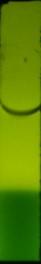
%> input picture altGelbFilterEineKüvette.jpg, 41 x 264 px
$ octave --eval "result = houghAlgo(imread('altGelbFilterEineKüvette.jpg'));"   (GNU Octave 9; MATLAB toolbox functions it lacks are replaced by stand-ins)
%> lines starting %> are read from the running program, lines starting %| are printed output that depends on the picture; in (x1, y1, x2, y2) boxes, pixels count from 0 and x2, y2 are one past the last pixel; in counts of white or black regions, pixels touching at a corner belong together; the program's own positions count from 1
function [calculatedHeight] = houghAlgo(RGB)
    [rows, columns, numberOfColorChannels] = size(RGB);
    %figure, hold on;
    %converting image to BW
    %RGB= imread("altGelbFilterEineKüvette.jpg");

    %X = imread('altGelbFilterEineKüvette.jpg');

    X = RGB;
    R = X(:,:,1);
    %figure, hold on, imshow(R);
    %image(R), colormap([[0:1/255:1]', zeros(256,1), zeros(256,1)]), colorbar;
    %%%imshow(R); figure;

    Img2 = R;
    %Img2 = imbinarize(Img2);
    BW = imcomplement(Img2);
    %figure, hold on, imshow(BW);
    %BW = Img2;
    %%%imshow(BW);
    Bimage = im2bw(Img2, 0.55); %%0.8 interessant
    Bimage = imcomplement(Bimage);
    %figure, hold on, imshow(Bimage);
    BW = edge(Bimage,'prewitt');
    %figure, hold on, imshow(Bimage);
    point = 2;
    %%%imshow(Bimage);
    %figure;
    %%
    [H, theta, rho] = hough(BW);
    %imshow(imadjust(rescale(H)),'XData',theta,'YData',rho, 'InitialMagnification','fit');
    %axis on, axis normal, hold on;
    %colormap(gca,hot);

    %%
    %applying threshold to find points on lines
    P = houghpeaks(H,100,'threshold',ceil(0.2*max(H(:))));
    x = theta(P(:,2));
    y = rho(P(:,1));
    lines = houghlines(BW, theta, rho, P, 'FillGap',3,'MinLength',4);
    figure, imshow(RGB), hold on;
    max_len = 0;
    calculatedHeight = 0;
    countedHeightPoints = 0;
    for k = 1:length(lines)
        xy = [lines(k).point1; lines(k).point2];

        % Plot beginnings and ends of lines

        y1 = xy(1,2);
        y2 = xy(2,2);
        lineFocusWeight = (y1 + y2)/2;
        plot(xy(:,1),xy(:,2),'LineWidth',2);
        if (lineFocusWeight < (0.85 * rows) && lineFocusWeight > (0.25) * rows)
            calculatedHeight = calculatedHeight + lineFocusWeight;
            countedHeightPoints = countedHeightPoints + 1;
            plot(xy(:,1),xy(:,2),'LineWidth',2);
        end

        plot(xy(1,1),xy(1,2),'x','LineWidth',2,'Color','yellow');
        plot(xy(2,1),xy(2,2),'x','LineWidth',2,'Color', 'red');

        len = norm(lines(k).point1 - lines(k).point2);
       if ( len > max_len)
          max_len = len;
          xy_long = xy;
       end
    end

    if(calculatedHeight > 0)
        calculatedHeight = calculatedHeight / countedHeightPoints;
    end
end
%> in houghAlgo, X is the input picture: size 264x41x3 uint8; mean R, G, B 90.1, 132.8, 1.4
%> in houghAlgo, `R = X(:,:,1);`:
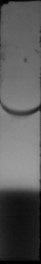
%> R: size 264x41 uint8; min 0, max 157, mean 90.1
%> in houghAlgo, `BW = imcomplement(Img2);`:
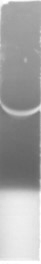
%> BW: size 264x41 uint8; min 98, max 255, mean 164.9
%> in houghAlgo, `Bimage = im2bw(Img2, 0.55);`:
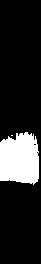
%> Bimage: size 264x41 logical; 16.2% white; 2 white regions (1 under 20 px), largest, box (x1, y1, x2, y2) and area: (0, 132, 39, 185) 1751
%> in houghAlgo, `BW = edge(Bimage,'prewitt');`:
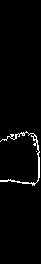
%> BW: size 264x41 logical; 2.2% white in thin lines or dots, all inside (x1, y1, x2, y2) = (0, 131, 40, 186)
%> in houghAlgo, `[H, theta, rho] = hough(BW);`:
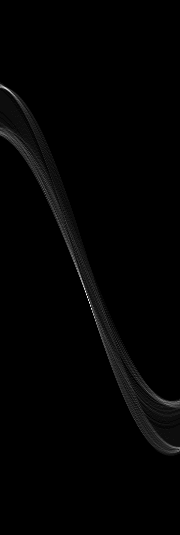
%> H: size 535x180 double; min 0, max 38, mean 0.4; drawn with min black and max white
%> in houghAlgo, `[H, theta, rho] = hough(BW);`: theta = 180 values from -90 to 89; rho = 535 values from -267 to 267
%> in houghAlgo, `P = houghpeaks(H,100,'threshold',ceil(0.2*max(H(:))));`: P = 100 rows, first 12: [292 86; 303 90; 90 8; 88 5; 284 83; 312 93; 321 96; 92 11; 277 81; 87 2; 96 15; 269 78]
%> in houghAlgo, `x = theta(P(:,2));`: x = 100 values, max 88 at index 18, min -89 at index 10, mean -4.19
%> in houghAlgo, `y = rho(P(:,1));`: y = 100 values, max 181 at index 19, min -181 at index 10, mean 10.77
%> in houghAlgo, `lines = houghlines(BW, theta, rho, P, 'FillGap',3,'MinLength',4);`: lines = 108 lines; longest, point1 to point2 (x, y): (39, 146) to (39, 181), (3, 181) to (35, 185), (12, 182) to (36, 184), (38, 154) to (40, 177), (6, 181) to (28, 184), (39, 160) to (39, 181)
%> the loop in houghAlgo, `for k = 1:length(lines)` made 108 passes
%> (y1, y2, lineFocusWeight, calculatedHeight, len, max_len, xy_long) on passes 1 to 3: (137, 150, 143.5, 143.5, 13.04, 13.04, [37 137; 38 150]), (154, 177, 165.5, 309, 23.09, 23.09, [38 154; 40 177]), (146, 181, 163.5, 472.5, 35, 35, [39 146; 39 181])
%> (xy, y1, y2, lineFocusWeight, calculatedHeight, len) on passes 4 to 9: ([3 181; 35 185], 181, 185, 183, 655.5, 32.25), ([1 181; 8 182], 181, 182, 181.5, 837, 7.07), ([12 182; 36 184], 182, 184, 183, 1020, 24.08), ([36 136; 37 143], 136, 143, 139.5, 1159.5, 7.07), ([38 146; 38 150], 146, 150, 148, 1307.5, 4), ([39 153; 40 167], 153, 167, 160, 1467.5, 14.04)
%> after the loop in houghAlgo, `for k = 1:length(lines)`: calculatedHeight = 16535.5; countedHeightPoints = 108
%> in houghAlgo, `calculatedHeight = calculatedHeight / countedHeightPoints;`: calculatedHeight = 153.1
%> `result = houghAlgo(imread('altGelbFilterEineKüvette.jpg'));`:
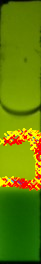
%> figure redrawn from the program's plot data

$ run again, on gelb_adjust.jpg
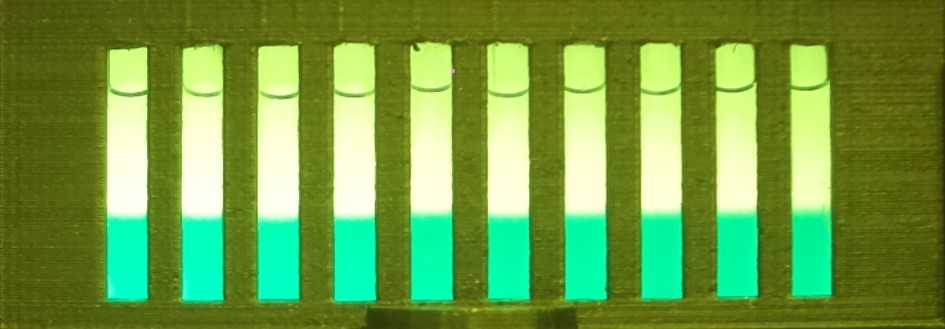
%> input picture gelb_adjust.jpg, 945 x 329 px
%> in houghAlgo, X is the input picture: size 329x945x3 uint8; mean R, G, B 113, 155.4, 69.7
%> in houghAlgo, `Bimage = im2bw(Img2, 0.55);`:
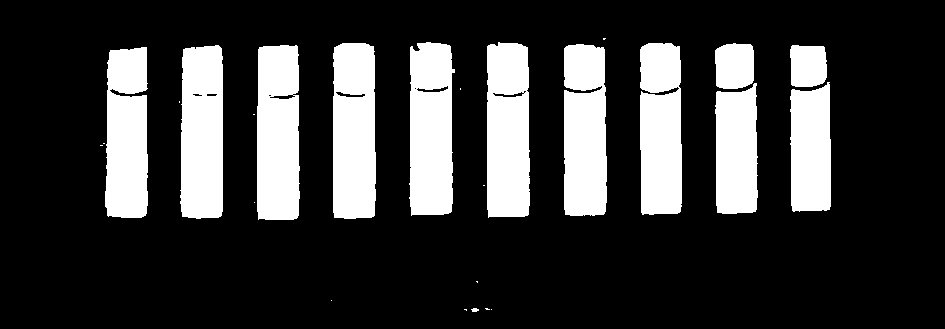
%> Bimage: size 329x945 logical; 22.2% white; 26 white regions (13 under 20 px), largest, box (x1, y1, x2, y2) and area: (333, 43, 376, 219) 7239, (487, 42, 530, 218) 7180, (257, 45, 300, 220) 7150
%> theta = 180 values from -90 to 89; rho = 2001 values from -1000 to 1000
%> P = 100 rows, first 12: [1226 180; 1488 91; 1258 91; 1334 91; 1223 91; 1411 91; 1565 91; 1641 91; 1148 91; 1376 91; 1184 92; 1104 180]
%> x = 100 values, max 89 at index 1, min -90 at index 20, mean 1.02
%> y = 100 values, max 836 at index 61, min -199 at index 26, mean 252.1
%> lines = 237 lines; longest, point1 to point2 (x, y): (488, 47) to (488, 219), (258, 51) to (258, 221), (334, 49) to (334, 217), (223, 50) to (223, 215), (641, 49) to (641, 212), (453, 75) to (453, 211)
%> the loop in houghAlgo, `for k = 1:length(lines)` made 237 passes
%> (y1, y2, lineFocusWeight, calculatedHeight, len, max_len, xy_long) on passes 1, 5, 9: (212, 212, 212, 212, 27, 27, [794 212; 821 212]), (216, 216, 216, 1070, 36, 36, [567 216; 603 216]), (47, 219, 133, 1861, 172, 172, [488 47; 488 219])
%> after the loop in houghAlgo, `for k = 1:length(lines)`: calculatedHeight = 24838; countedHeightPoints = 185
%> in houghAlgo, `calculatedHeight = calculatedHeight / countedHeightPoints;`: calculatedHeight = 134.3
%> `result = houghAlgo(imread('altGelbFilterEineKüvette.jpg'));`:
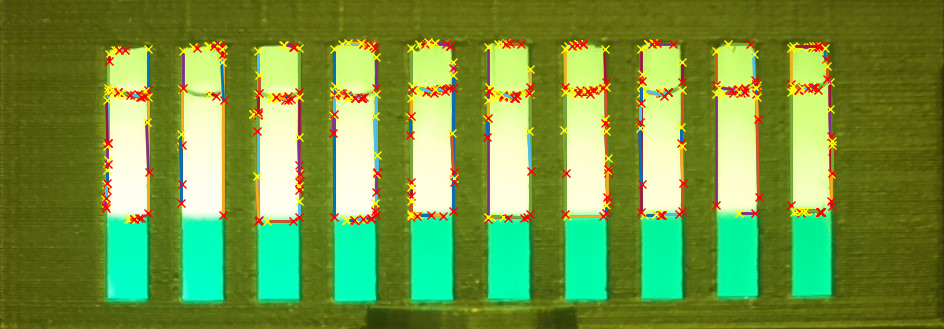
%> figure redrawn from the program's plot data
